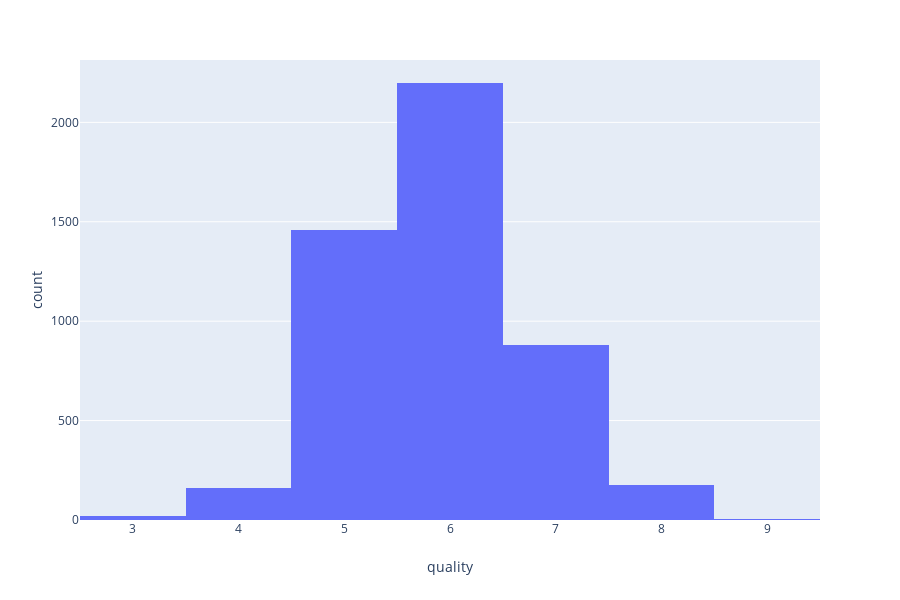

Notebook cell for this chart:
### Code cell
px.histogram(white_df, x = 'quality')

### Figure 1 — Plotly figure (JSON) as saved in the notebook; plotly's stock layout.template omitted (floating-point values rounded to 4 significant figures; data arrays with more than 128 entries replaced by an {"elided": "..."} marker saying what was removed)
{"data": [{"alignmentgroup": "True", "bingroup": "x", "hoverlabel": {"namelength": 0}, "hovertemplate": "quality=%{x}<br>count=%{y}", "legendgroup": "", "marker": {"color": "#636efa"}, "name": "", "offsetgroup": "", "orientation": "v", "showlegend": false, "type": "histogram", "uid": "60ff1b3d-4362-4c68-9477-3a1b903b71fe", "x": {"elided": "4898 int values"}, "xaxis": "x", "yaxis": "y"}], "layout": {"barmode": "relative", "grid": {"xaxes": ["x"], "xgap": 0.1, "xside": "bottom", "yaxes": ["y"], "ygap": 0.1, "yside": "left"}, "height": 600, "legend": {"tracegroupgap": 0}, "margin": {"t": 60}, "xaxis": {"title": {"text": "quality"}}, "yaxis": {"title": {"text": "count"}}}}
